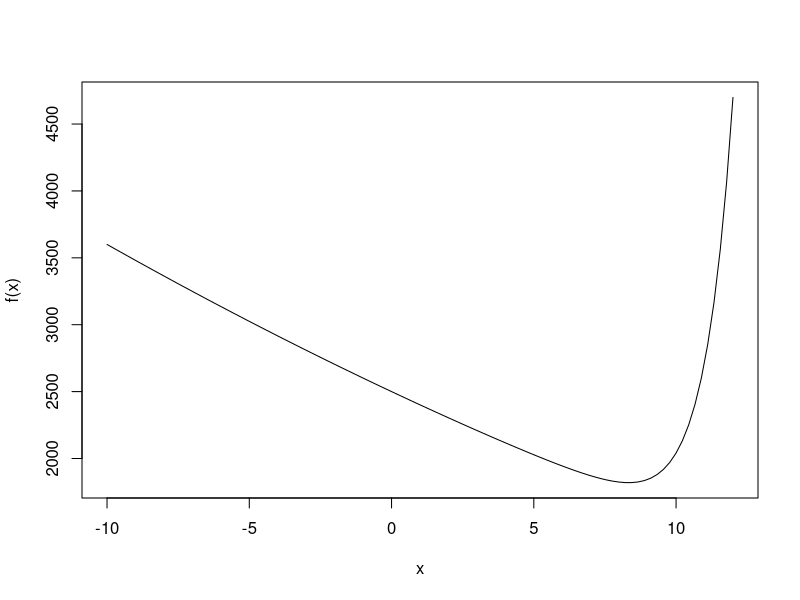

This chart was generated by the following R code:
## ---- chunk 1
knitr::opts_chunk$set(echo = FALSE)
## ---- chunk 2
library(knitr)
hook_output = knit_hooks$get('output')
knit_hooks$set(output = function(x, options) {
  # this hook is used only when the linewidth option is not NULL
  if (!is.null(n <- options$linewidth)) {
    x = knitr:::split_lines(x)
    # any lines wider than n should be wrapped
    if (any(nchar(x) > n)) x = strwrap(x, width = n)
    x = paste(x, collapse = '\n')
  }
  hook_output(x, options)
})
## ---- chunk 3
 f <- function(x){
    (x - 50)^2 + exp(x)/50
  }
plot(seq(-10,12, length = 100), f(seq(-10,12, length = 100)), type = "l", xlab = "x", ylab = "f(x)") #plot function on an interval
## ---- chunk 4
  f <- function(x){
    (x - 50)^2 + exp(x)/50
  }
optimize(f, interval = c(-1000, 1000))
## ---- chunk 5
  fprime <- function(x){
    2 * x - 100 + exp(x)/50
  }
uniroot(fprime, interval = c(-1000, 1000))
